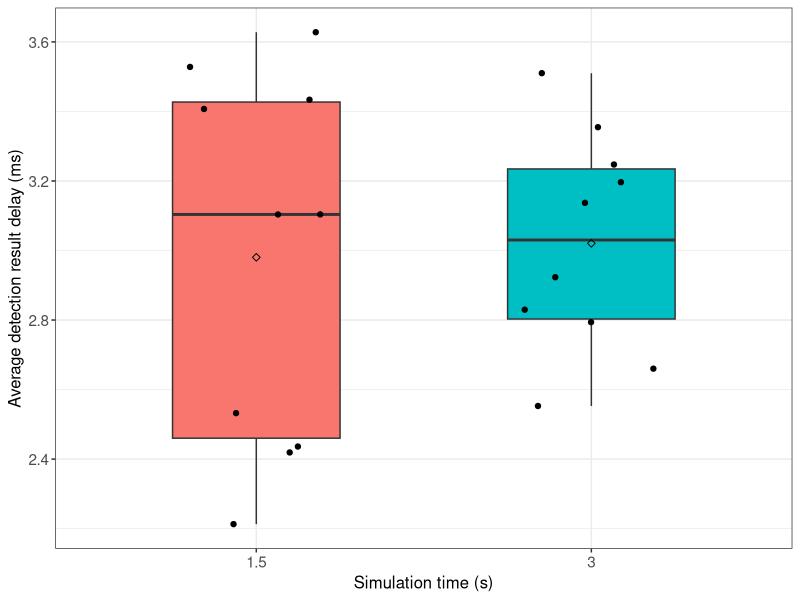
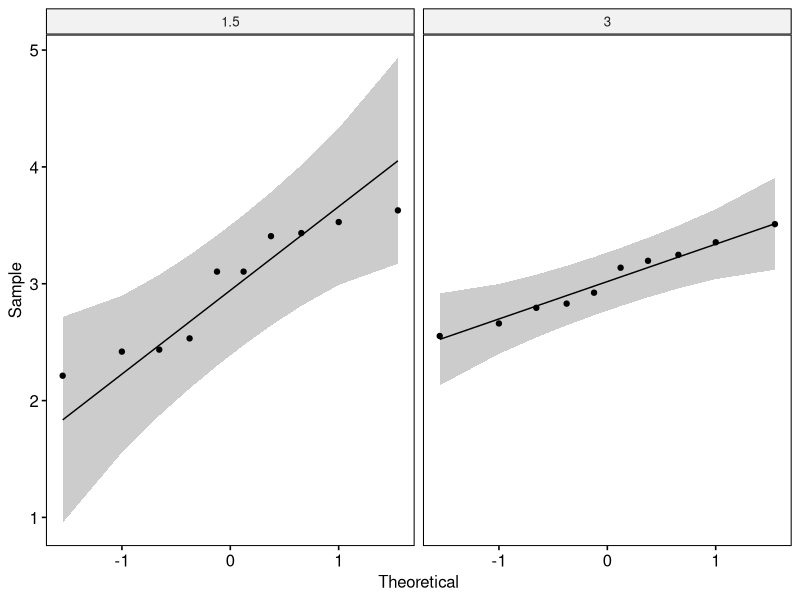

These figures' R source, in order:
## ---- chunk 1
if (!require('tidyverse')) install.packages('tidyverse', dependencies = TRUE); library('tidyverse')
if (!require('ggpubr')) install.packages('ggpubr', dependencies = TRUE); library('ggpubr')
if (!require('rstatix')) install.packages('rstatix', dependencies = TRUE); library('rstatix')
if (!require('ggplot2')) install.packages('ggplot2', dependencies = TRUE); library('ggplot2')
## ---- chunk 2
data <- read.csv(file = '../../raw_data/test_sim_period/run_table.csv')
data <- subset(data, select = c(X__run_id, sim_period, avg_detection_result_delay_ms))
data$sim_period <- as.factor(data$sim_period)
data$avg_detection_result_delay_ms <- as.numeric(data$avg_detection_result_delay_ms)
## ---- chunk 3
data %>%
  group_by(sim_period) %>%
  get_summary_stats(avg_detection_result_delay_ms, type = "mean_sd")
## ---- chunk 4
ggplot(data, aes(x = sim_period, y = avg_detection_result_delay_ms, fill = sim_period)) +
  theme_bw() + 
  geom_boxplot(width = 0.5, outlier.size = 0.5) + 
  geom_jitter(width = 0.2) +
  stat_summary(fun = mean, color = 'black', geom = 'point', shape = 5, size = 1.5) +
  labs(x = "Simulation time (s)", y = "Average detection result delay (ms)") +
  theme(legend.position = 'none') +
  theme(
    axis.title.x = element_text(size = 12, family = 'sans'),
    axis.title.y = element_text(size = 12, family = 'sans'),
    axis.text.x = element_text(size = 11, family = 'sans'),
    axis.text.y = element_text(size = 11, family = 'sans'),
    
  )
## ---- chunk 5
data %>% 
  group_by(sim_period) %>%
  identify_outliers(avg_detection_result_delay_ms)
## ---- chunk 6
ggqqplot(data, x = "avg_detection_result_delay_ms", facet.by = "sim_period")
## ---- chunk 7
data %>%
  group_by(sim_period) %>%
  shapiro_test(avg_detection_result_delay_ms)
## ---- chunk 8
data %>%
  t_test(avg_detection_result_delay_ms ~ sim_period) %>%
  add_significance()
